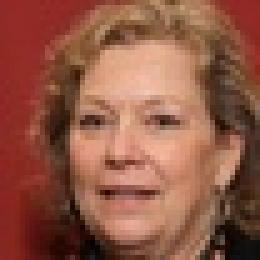
#> input picture Images/thispersondoesntexist_256.jpeg, 52 x 52 px, shrunk from 256 x 256 before the run, given in place of thispersondoesntexist_256.jpg, which was not available (shown 5 times larger); the run also reads 1 picture not shown here
$ jupyter execute --allow-errors Tubes_KTP_Gamma_Correction.ipynb   (shell and % lines are left out)   (text cells are left out)
#> lines starting #> are read from the running program, lines starting #| are printed output that depends on the picture; long printed decimals are rounded; pictures that were not available may be replaced by others from this repository, and a replacement may not be noted
[cell 1]
import cv2
import numpy as np
import numba
import matplotlib.pyplot as plt
from PIL import Image
from timeit import default_timer as timer

[cell 2]
#Download gambar

[cell 3]
img_256 = cv2.imread('thispersondoesntexist_256.jpg')
#> img_256 is the input picture: shape (52, 52, 3); mean B, G, R 69.2, 88, 145
img_256 = cv2.cvtColor(img_256, cv2.COLOR_BGR2RGB)
plt.imshow(img_256)

[cell 4]
img_512 = cv2.imread('thispersondoesntexist_512.jpg')
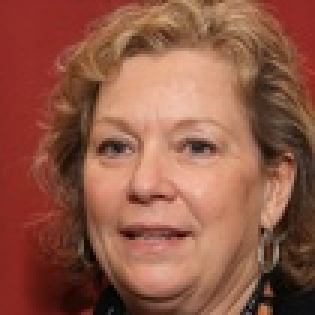
#> input picture Images/thispersondoesntexist_512.jpeg, 105 x 105 px, shrunk from 512 x 512 before the run, given in place of thispersondoesntexist_512.jpg, which was not available (shown 3 times larger)
#> img_512 is the input picture: shape (105, 105, 3); mean B, G, R 69.7, 88.4, 145.4
img_512 = cv2.cvtColor(img_512, cv2.COLOR_BGR2RGB)
plt.imshow(img_512)

[cell 5]
img_1024 = cv2.imread('thispersondoesntexist_1024.jpg')
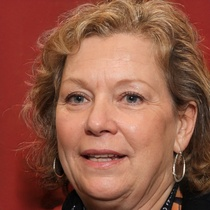
#> input picture Images/thispersondoesntexist_1024.jpeg, 210 x 210 px, shrunk from 1024 x 1024 before the run, given in place of thispersondoesntexist_1024.jpg, which was not available
#> img_1024 is the input picture: shape (210, 210, 3); mean B, G, R 69.7, 88.4, 145.4
img_1024 = cv2.cvtColor(img_1024, cv2.COLOR_BGR2RGB)
plt.imshow(img_1024)

[cell 6]
img_2048 = cv2.imread('thispersondoesntexist_2048.jpg')
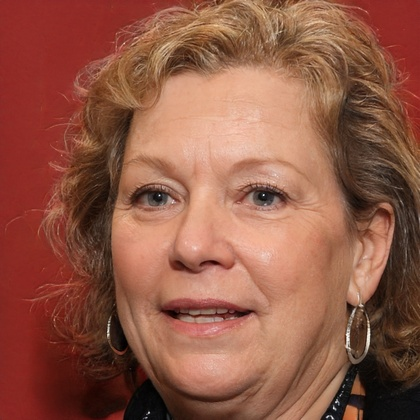
#> input picture Images/thispersondoesntexist_2048.jpeg, 420 x 420 px, shrunk from 2048 x 2048 before the run, given in place of thispersondoesntexist_2048.jpg, which was not available
#> img_2048 is the input picture: shape (420, 420, 3); mean B, G, R 69.7, 88.4, 145.4
img_2048 = cv2.cvtColor(img_2048, cv2.COLOR_BGR2RGB)
plt.imshow(img_2048)

[cell 7]
img_4096 = cv2.imread('thispersondoesntexist_4096.jpg')
img_4096 = cv2.cvtColor(img_4096, cv2.COLOR_BGR2RGB)
plt.imshow(img_4096)

[cell 8]
img_8192 = cv2.imread('thispersondoesntexist_8192.jpg')
#> (the rest of this cell did not finish here and is left out)

[cell 9]
# Melihat 2 baris awal matriks untuk gambar beresolusi 256

# 2 baris awal matriks
img_256[:2,:]

[cell 10]
#Penjelasan Dimensi sample gambar 256x256 pixel

dimensi = img_256.shape
#> dimensi = (52, 52, 3)
tinggi = img_256.shape[0]
#> tinggi = 52
lebar = img_256.shape[1]
#> lebar = 52
channel = img_256.shape[2]
#> channel = 3

print('====== Gambar 256x256 pixel ====== \n')
print('Dimensi Gambar      : ',dimensi)
#| Dimensi Gambar      :  (52, 52, 3)
print('Tinggi Gambar       : ',tinggi) #kolom
#| Tinggi Gambar       :  52
print('Lebar Gambar        : ',lebar) #baris
#| Lebar Gambar        :  52
print('Banyaknya Channel   : ',channel) #3 channel berarti RGB
#| Banyaknya Channel   :  3

[cell 11]
#Pembuatan dictionary supaya mudah dalam melakukan eksekusi secara langsung dengan looping

dictsImages = {} #dictionary kosong yang akan diisi dengan key (angka 0 - 3) dan values (gambar 256 hingga 8192)
keys = range(6)
values = [img_256, img_512, img_1024, img_2048, img_4096, img_8192]
for i in keys:
        dictsImages[i] = values[i]
#> after the loop, dictsImages = 6 items
print(dictsImages)
#> (printed output is left out)

[cell 12]
def gamma_correction_seq (image, gamma):
  init_image = np.zeros(image.shape, np.uint8) #inisialisasi variabel init_image dengan value setiap index pada matrix = 0 menggunakan numpy.zeros
  for i in range(image.shape[0]):  # baris
    for j in range(image.shape[1]):  # kolom
      init_image[i][j] = 255.0 * (image[i][j] / 255.0)**(1 / gamma) #mengisi setiap index matrix dengan formula gamma correction yang didapat dari https://thecryptmag.com/Online/57/imgproc_6.html
  return init_image # mengembalikan matrix init_image

########
# Waktu start menggunakan default timer https://docs.python.org/3/library/time.html#time.perf_counter
# Mengembalikan nilai (dalam pecahan detik), tidak termasuk waktu yang berlalu selama sleep.
########
start = timer()
#> (the rest of this cell did not finish here and is left out)

[cell 13]
time_seq = {} #dictionary untuk waktu runtime
output_seq = {} #dictionary untuk output matrix
#> (the rest of this cell did not finish here and is left out)

[cell 14]
@numba.vectorize('uint8(uint8,float64)',target='cuda')     #menggunakan numba vectorize decorator dengan target cuda (GPU)

#######
#Arti dari fungsi ini adalah gamma_correction_par yang menggunakan numba vectorize(numba telah membuatkan loop(atau kernel) yang  memungkonkan iterasi atas inputan kita)
#kemudian fungsi gamma_correction_par akan mengembalikan nilai setiap index matrix yang valuenya adalah hasil dari formula gamma correction
#######
def gamma_correction_par(image,gamma):
  return 255.0 * (image / 255.0)**(1 / gamma)

########
# Waktu start menggunakan default timer https://docs.python.org/3/library/time.html#time.perf_counter
# Mengembalikan nilai (dalam pecahan detik), tidak termasuk waktu yang berlalu selama sleep.
########
start = timer()
#> (the rest of this cell did not finish here and is left out)

[cell 15]
time_par = {} # dictionary untuk waktu runtime
output_par = {} # dictionary untuk output matrix
#> (the rest of this cell did not finish here and is left out)

#> (a cell that did not finish here is left out)

#> (a cell that did not finish here is left out)

#> (a cell that did not finish here is left out)

[cell 19]
x = sorted(list(map(int,time_seq.keys())))
#> x = [0, 1, 2, 3, 4]
x
#> Out = [0, 1, 2, 3, 4]

[cell 20]
print('==== Runtime CPU ====')
print(time_seq)
#| {0: 0.02617, 1: 0.1048, 2: 0.4073, 3: 1.295, 4: 5.985}
print('\n\n==== Runtime GPU ====')
print(time_par)
#| {0: 0.002887, 1: 0.01096, 2: 0.04689, 3: 0.1903, 4: 0.948}

[cell 21]
#Grafik Runtime Menggunakan CPU

def graph_seq(dictionary_sequential,title):
#> called with title = 'Graph Runtime Sequential (Single CPU)'
  plt.figure(figsize=(20,12))
  x = sorted(list(map(int,dictionary_sequential.keys()))) #Mengambil dan mengurutkan Key yang diambil dari dictionary time_seq
#> x = [0, 1, 2, 3, 4]
  y_seq= [dictionary_sequential[i] for i in x] # mengambil waktu eksekusi parallel
#> y_seq = [0.0262, 0.105, 0.407, 1.29, 5.98]
  labels = ["256x256", "512x512", "1024x1024", "2048x2048", "4096x4096", "8192x8192"] # Label untuk sumbu X
  plt.plot(x,y_seq,marker='o', c="g") # plot grafik parallel dengan warna hijau
  plt.xticks(x,labels) # https://matplotlib.org/stable/api/_as_gen/matplotlib.pyplot.xticks.html?highlight=xtick Mengubah untuk setiap koordinat yang semulanya berisi key dari dictionary [0, 1, 2, 3, 4, 5] menjadi label ["256x256", "512x512", "1024x1024", "2048x2048", "4096x4096", "8192x8192"]
  plt.xlabel('Resolusi gambar (px)')
  plt.ylabel('Waktu dalam satuan detik (s)')
  plt.title(title)
  plt.show

#> (a cell that did not finish here is left out)

[cell 23]
#Grafik Runtime Menggunakan CUDA

def graph_par(dictionary_parallel,title):
#> called with title = 'Grafik Waktu Runtime Parallel (CUDA)'
  plt.figure(figsize=(20,12))
  x = sorted(list(map(int,dictionary_parallel.keys()))) #Mengambil dan mengurutkan Key yang diambil dari dictionary time_seq
#> x = [0, 1, 2, 3, 4]
  y_par= [dictionary_parallel[i] for i in x] # mengambil waktu eksekusi parallel
#> y_par = [0.00289, 0.011, 0.0469, 0.19, 0.948]
  labels = ["256x256", "512x512", "1024x1024", "2048x2048", "4096x4096", "8192x8192"] # Label untuk sumbu X
  plt.plot(x,y_par,marker='o', c="g") # plot grafik parallel dengan warna hijau
  plt.xticks(x,labels) # https://matplotlib.org/stable/api/_as_gen/matplotlib.pyplot.xticks.html?highlight=xtick Mengubah untuk setiap koordinat yang semulanya berisi key dari dictionary [0, 1, 2, 3, 4, 5] menjadi label ["256x256", "512x512", "1024x1024", "2048x2048", "4096x4096", "8192x8192"]
  plt.xlabel('Resolusi gambar (px)')
  plt.ylabel('Waktu dalam satuan detik (s)')
  plt.title(title)
  plt.show

#> (a cell that did not finish here is left out)

[cell 25]
#Grafik Perbandingan Waktu Runtime CPU vs CUDA

def graph(dictionary_sequential,dictionary_parallel,title):
  plt.figure(figsize=(20,12))
  x = sorted(list(map(int,dictionary_sequential.keys()))) #Mengambil dan mengurutkan Key yang diambil dari dictionary time_seq
#> x = [0, 1, 2, 3, 4]
  y_seq= [dictionary_sequential[i] for i in x] # mengambil waktu eksekusi sequential
#> y_seq = [0.0262, 0.105, 0.407, 1.29, 5.98]
  y_par= [dictionary_parallel[i] for i in x] # mengambil waktu eksekusi parallel
#> y_par = [0.00289, 0.011, 0.0469, 0.19, 0.948]
  labels = ["256x256", "512x512", "1024x1024", "2048x2048", "4096x4096", "8192x8192"] # Label untuk sumbu X
  plt.plot(x,y_seq,marker='o', c="r") # plot grafix sequential dengan warna merah
  plt.plot(x,y_par,marker='o', c="g") # plot grafik parallel dengan warna hijau
  plt.ylim(ymin=-1)
  plt.xticks(x,labels) # https://matplotlib.org/stable/api/_as_gen/matplotlib.pyplot.xticks.html?highlight=xtick Mengubah untuk setiap koordinat yang semulanya berisi key dari dictionary [0, 1, 2, 3, 4, 5] menjadi label ["256x256", "512x512", "1024x1024", "2048x2048", "4096x4096", "8192x8192"]
  plt.xlabel('Resolusi gambar (px)')
  plt.ylabel('Waktu dalam satuan detik (s)')
  plt.legend(['Single CPU','CUDA'])
  plt.title(title)
  plt.show
